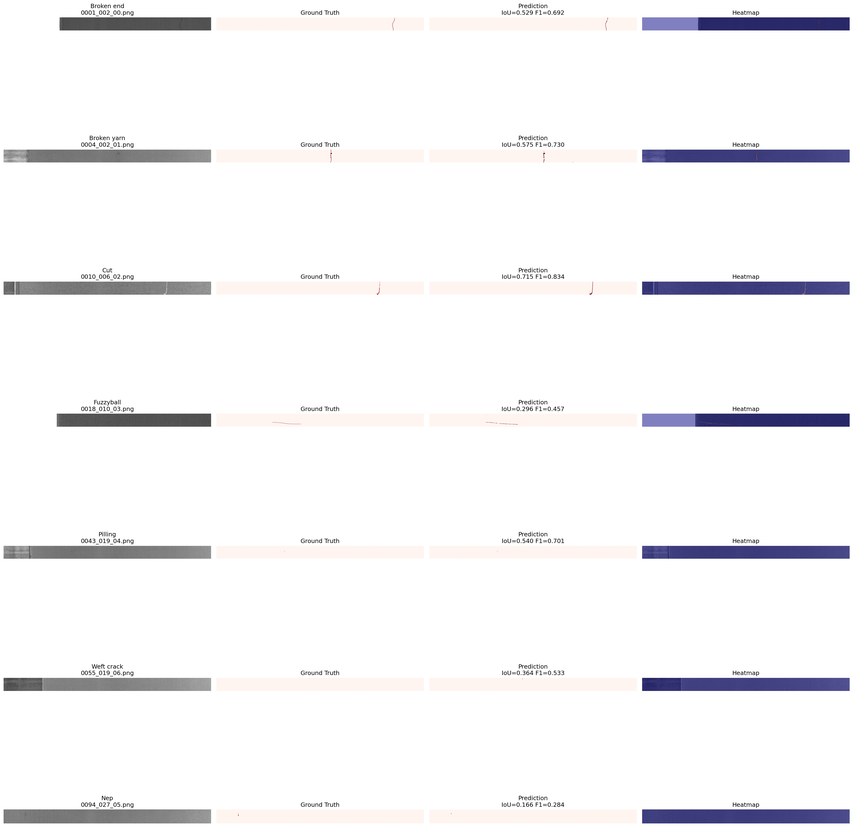
#> input picture apresentacao/segmentation_examples.png, 853 x 827 px, shrunk from 3584 x 3477 before the run
$ python -i wiener_deconv.py   (imports and definitions only)   (older library calls are emulated)
#> lines starting #> are read from the running program, lines starting #| are printed output that depends on the picture
#> further down, picture is the input picture: shape (827, 853, 3); mean B, G, R 246.4, 244.9, 245.5
import cv2
import numpy as np
from scipy.signal import wiener as scipy_wiener


def create_motion_psf(length: int, angle: float = 0.0) -> np.ndarray:
#> called with length = 15, angle = 0
    size = max(length, 3)
    if size % 2 == 0:
        size += 1

    psf = np.zeros((size, size), dtype=np.float64)
    center = size // 2
    rad = np.radians(angle)

    for i in range(length):
        offset = i - length // 2
        x = int(center + offset * np.cos(rad))
        y = int(center + offset * np.sin(rad))
        if 0 <= x < size and 0 <= y < size:
            psf[y, x] = 1.0

    psf /= psf.sum()
    return psf


def wiener_deconvolution(
    image: np.ndarray, psf: np.ndarray, snr: float = 0.01
) -> np.ndarray:
    if len(image.shape) == 3:
        channels = cv2.split(image)
        restored = [_wiener_channel(ch, psf, snr) for ch in channels]
        return cv2.merge(restored)
    return _wiener_channel(image, psf, snr)


def _wiener_channel(
    channel: np.ndarray, psf: np.ndarray, snr: float
) -> np.ndarray:
    channel_f = np.float64(channel)
    h, w = channel_f.shape

    psf_padded = np.zeros((h, w), dtype=np.float64)
    kh, kw = psf.shape
    ph, pw = kh // 2, kw // 2
    psf_padded[:kh, :kw] = psf
    psf_padded = np.roll(psf_padded, -ph, axis=0)
    psf_padded = np.roll(psf_padded, -pw, axis=1)

    H = np.fft.fft2(psf_padded)
    G = np.fft.fft2(channel_f)

    H_conj = np.conj(H)
    H_sq = np.abs(H) ** 2
    W = H_conj / (H_sq + snr)

    restored = np.fft.ifft2(G * W)
    restored = np.abs(restored)
    return np.clip(restored, 0, 255).astype(np.uint8)


def wiener_scipy(image: np.ndarray, noise_power: float = None) -> np.ndarray:
    if len(image.shape) == 3:
        channels = cv2.split(image)
        restored = [
            np.clip(scipy_wiener(ch.astype(np.float64), noise=noise_power), 0, 255).astype(np.uint8)
            for ch in channels
        ]
        return cv2.merge(restored)
    result = scipy_wiener(image.astype(np.float64), noise=noise_power)
    return np.clip(result, 0, 255).astype(np.uint8)


class WienerRestorer:
    def __init__(
        self,
        blur_length: int = 15,
        blur_angle: float = 0.0,
        snr: float = 0.01,
    ):
        self.blur_length = blur_length
        self.blur_angle = blur_angle
        self.snr = snr
        self.psf = create_motion_psf(blur_length, blur_angle)

    def restore(self, image: np.ndarray) -> np.ndarray:
        return wiener_deconvolution(image, self.psf, self.snr)

    def restore_adaptive(self, image: np.ndarray) -> np.ndarray:
        best_result = None
        best_sharpness = -1

        for snr_candidate in [0.001, 0.005, 0.01, 0.02, 0.05]:
            result = wiener_deconvolution(image, self.psf, snr_candidate)
            sharpness = cv2.Laplacian(
                cv2.cvtColor(result, cv2.COLOR_BGR2GRAY) if len(result.shape) == 3 else result,
                cv2.CV_64F,
            ).var()
            if sharpness > best_sharpness:
                best_sharpness = sharpness
                best_result = result
#> this loop made 5 passes
#> (sharpness, best_sharpness) on pass 1: (4584, 4584)
#> sharpness on passes 2 to 5: 2696.3, 2118.6, 1367.3, 596.6
#> pass 1, in _wiener_channel, `channel_f = np.float64(channel)`:
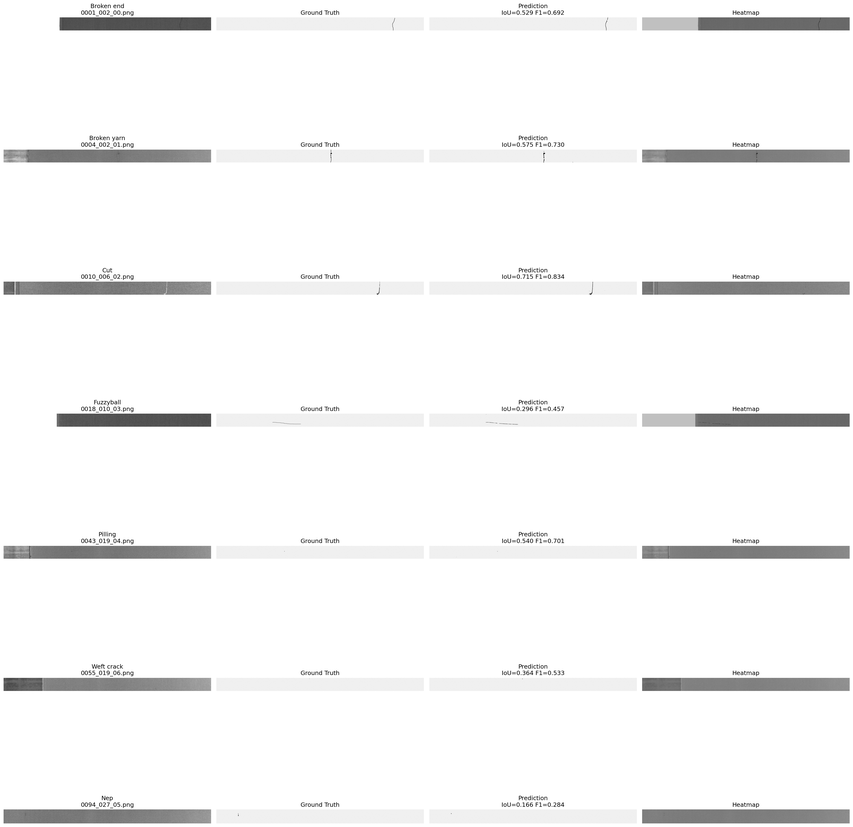
#> channel_f: shape (827, 853) float64; min 30, max 255, mean 246.4
#> pass 1, in _wiener_channel, `restored = np.abs(restored)`:
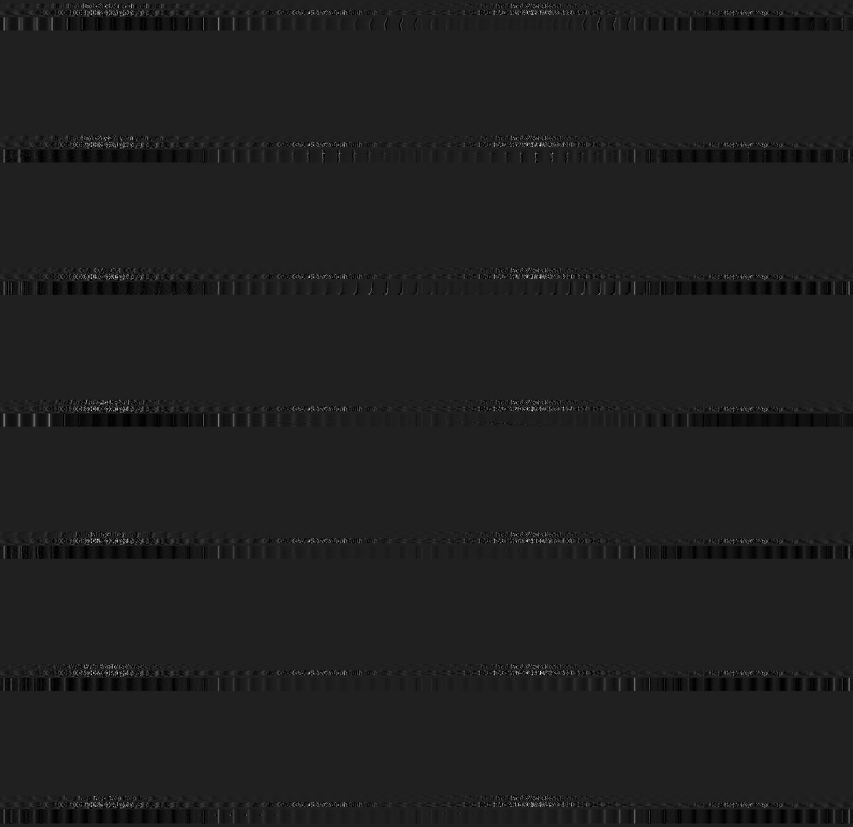
#> restored: shape (827, 853) float64; min 0.00439, max 2024, mean 250.3; drawn with min black and max white
#> pass 1, in _wiener_channel (call 2), `channel_f = np.float64(channel)`:
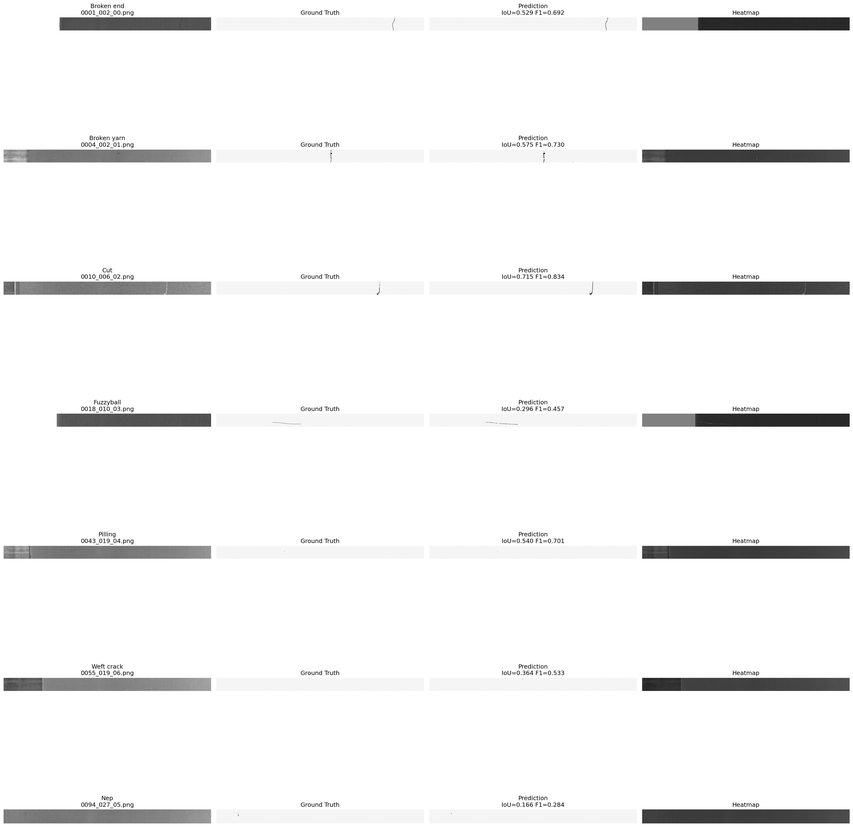
#> channel_f: shape (827, 853) float64; min 11, max 255, mean 244.9
#> after the loop:
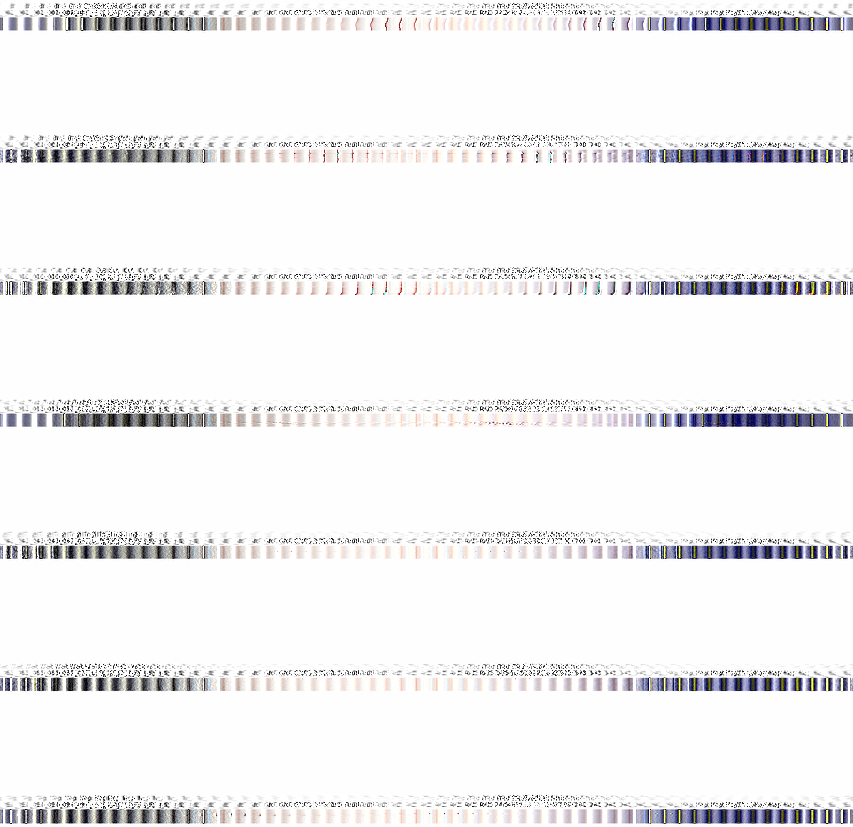
#> best_result: shape (827, 853, 3); mean B, G, R 243.4, 242.5, 243
#> after the loop:
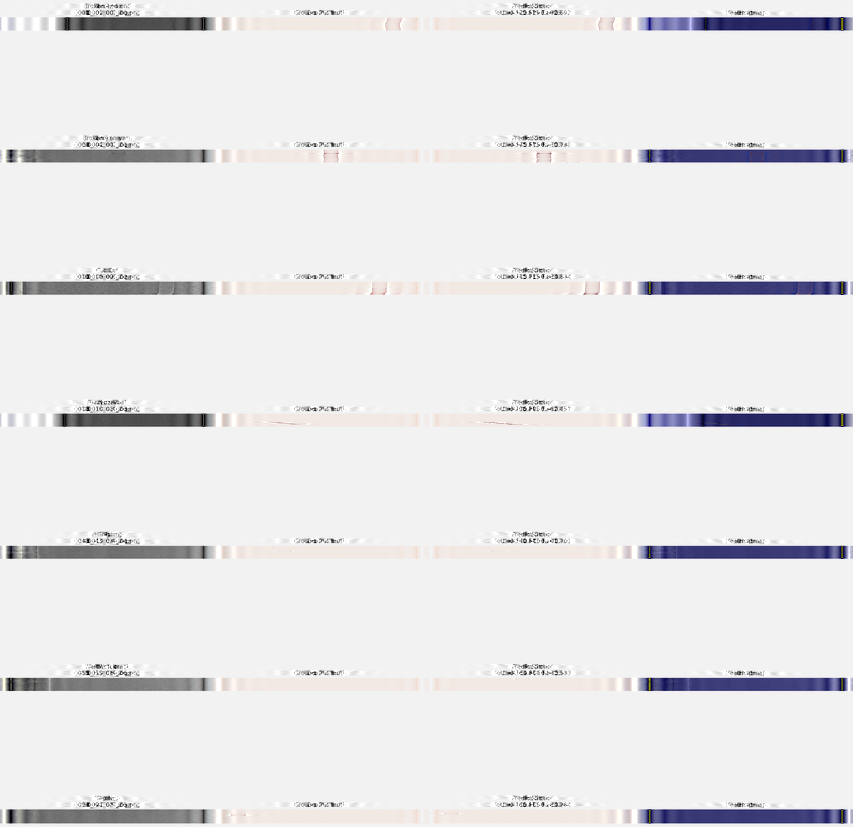
#> result: shape (827, 853, 3); mean B, G, R 233.7, 232.4, 232.9
#> after the loop, best_sharpness = 4584

        return best_result

>>> import cv2
>>> picture = cv2.imread('../apresentacao/segmentation_examples.png')
>>> result = WienerRestorer().restore_adaptive(picture)

$ run again, on apresentacao/per_defect_performance.png
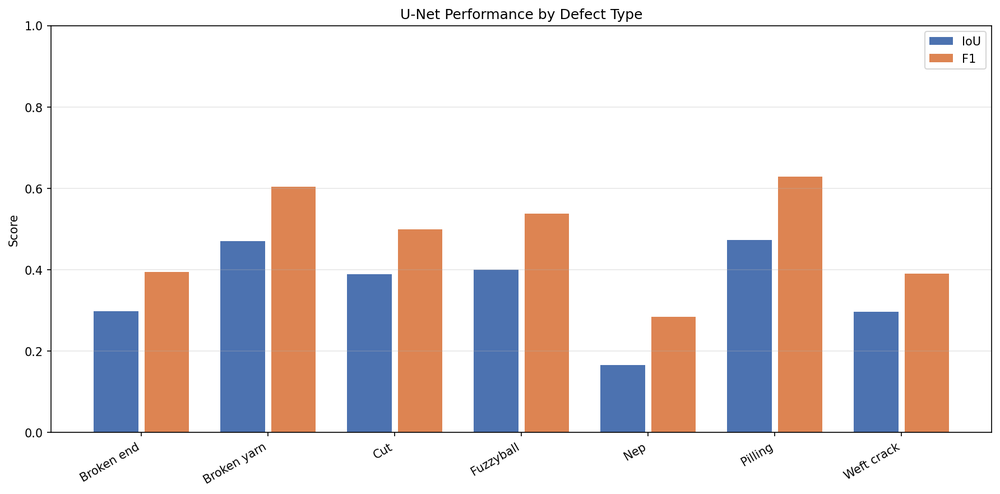
#> input picture apresentacao/per_defect_performance.png, 1000 x 494 px, shrunk from 1784 x 881 before the run
#> picture is the input picture: shape (494, 1000, 3); mean B, G, R 223.9, 224.3, 231.6
#> the loop in restore_adaptive, `for snr_candidate in [0.001, 0.005, 0.01, 0.02, 0.05]:` made 5 passes
#> (sharpness, best_sharpness) on pass 1: (9276, 9276)
#> after the loop in restore_adaptive, `for snr_candidate in [0.001, 0.005, 0.01, 0.02, 0.05]:`:
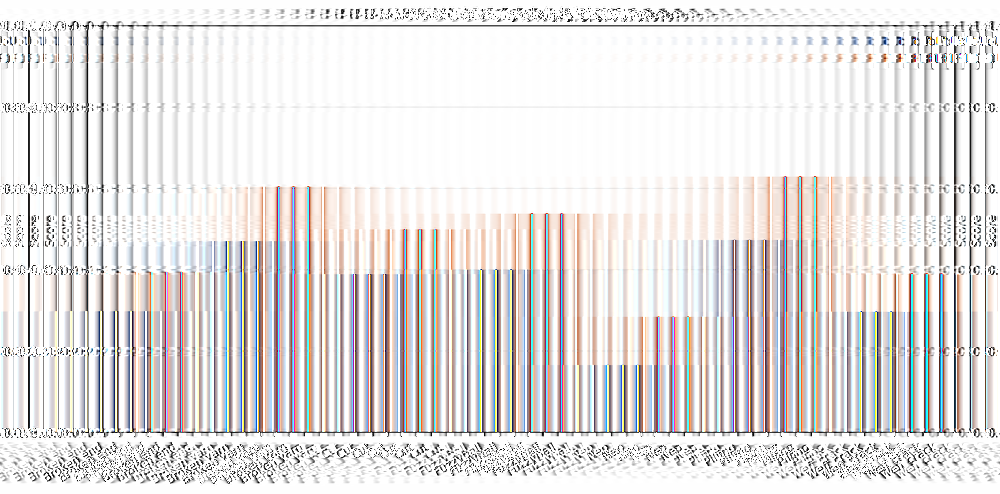
#> best_result: shape (494, 1000, 3); mean B, G, R 223.7, 224.4, 227.5
#> after the loop in restore_adaptive, `for snr_candidate in [0.001, 0.005, 0.01, 0.02, 0.05]:`:
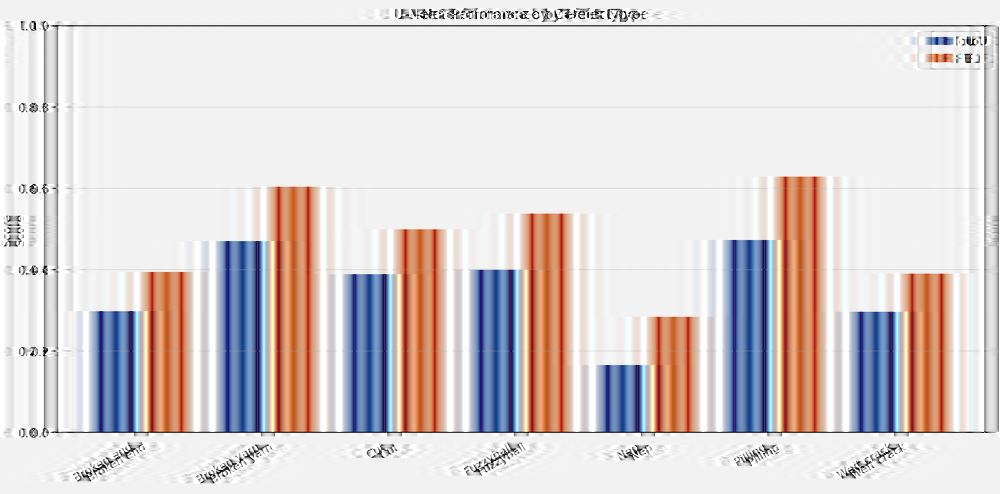
#> result: shape (494, 1000, 3); mean B, G, R 211.1, 210.7, 218.7
#> after the loop in restore_adaptive, `for snr_candidate in [0.001, 0.005, 0.01, 0.02, 0.05]:`: best_sharpness = 9276

$ run again, on apresentacao/training_curves.png
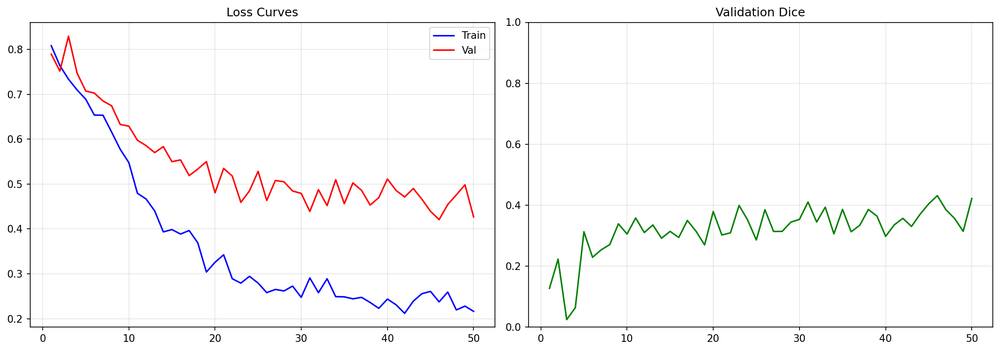
#> input picture apresentacao/training_curves.png, 1000 x 351 px, shrunk from 2085 x 732 before the run
#> picture is the input picture: shape (351, 1000, 3); mean B, G, R 249.4, 249.1, 249.6
#> the loop in restore_adaptive, `for snr_candidate in [0.001, 0.005, 0.01, 0.02, 0.05]:` made 5 passes
#> (sharpness, best_sharpness) on pass 1: (15662.8, 15662.8)
#> pass 1, in _wiener_channel, `restored = np.abs(restored)`:
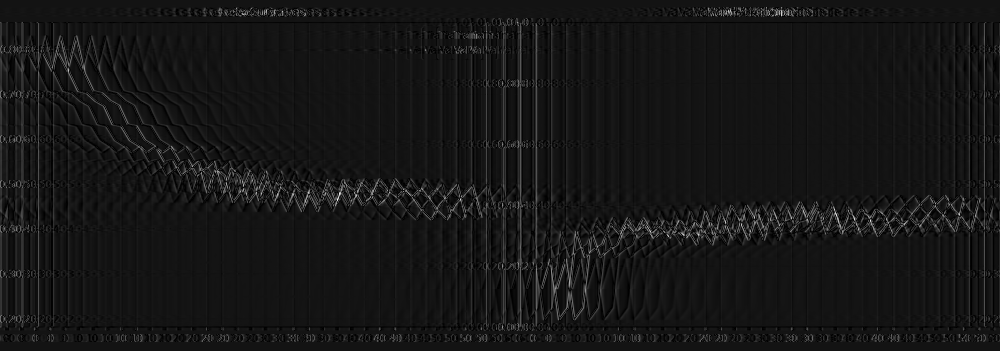
#> restored: shape (351, 1000) float64; min 0.00348, max 3260.6, mean 285.5; drawn with min black and max white
#> after the loop in restore_adaptive, `for snr_candidate in [0.001, 0.005, 0.01, 0.02, 0.05]:`:
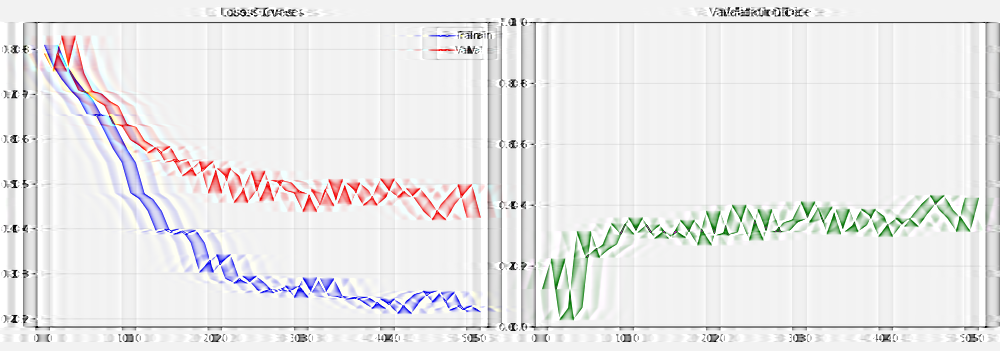
#> result: shape (351, 1000, 3); mean B, G, R 233.5, 233.2, 233.9
#> after the loop in restore_adaptive, `for snr_candidate in [0.001, 0.005, 0.01, 0.02, 0.05]:`: best_sharpness = 15662.8
